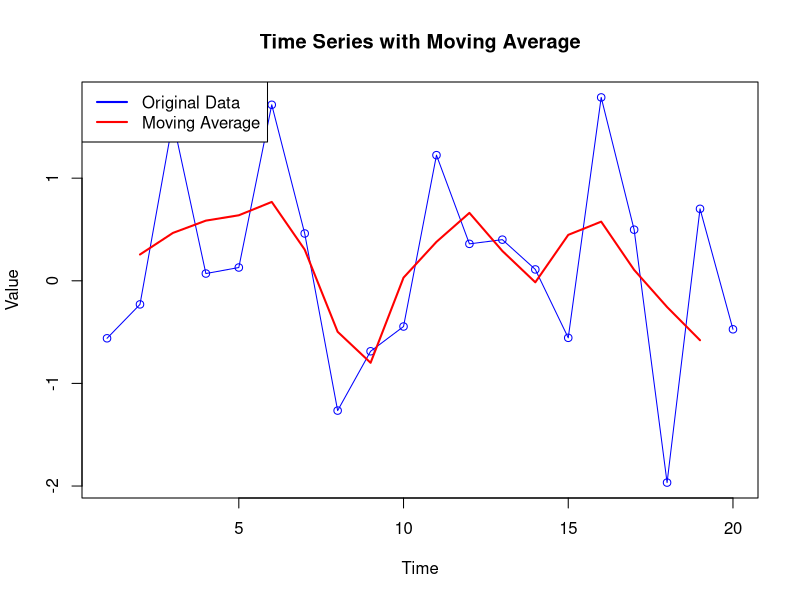

Source code (R):
# Generate time series data
set.seed(123)
ts_data <- ts(rnorm(20))

# Moving average (window size = 3)
moving_avg <- filter(ts_data, rep(1/3, 3), sides=2)

# Plot original data
plot(ts_data, type="o", col="blue",
     main="Time Series with Moving Average",
     ylab="Value", xlab="Time")

# Plot moving average
lines(moving_avg, col="red", lwd=2)

legend("topleft",
       legend=c("Original Data","Moving Average"),
       col=c("blue","red"),
       lwd=2)
